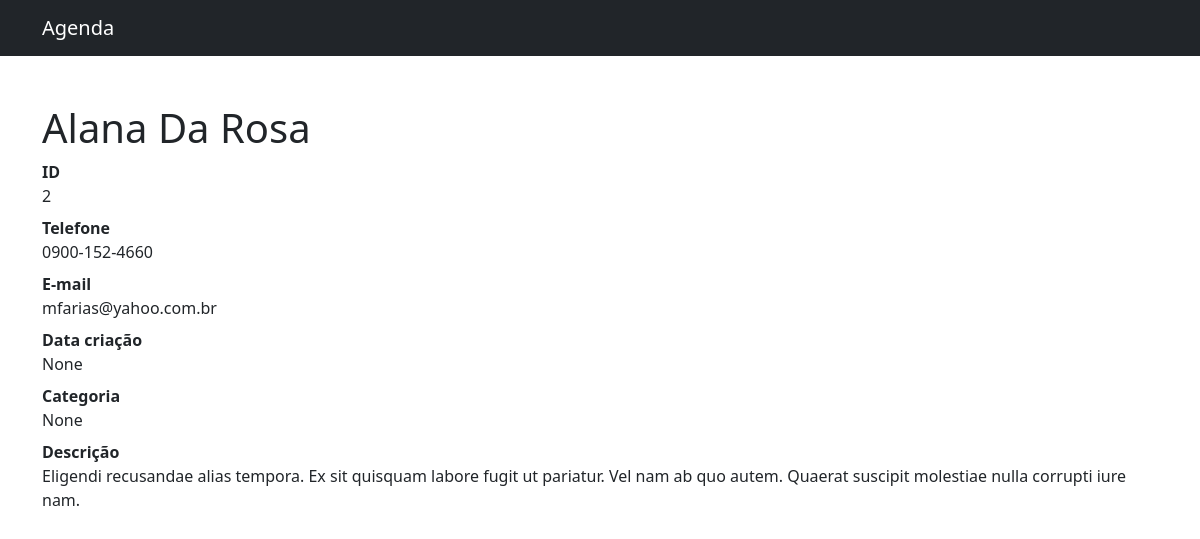
Page /agenda/contato/2/ on the committed database.
### agenda/models.py (models this page shows, shortened)
class Contact(models.Model):
    first_name = models.CharField(max_length=60)
    last_name = models.CharField(max_length=60, blank=True)
    telephone = models.CharField(max_length=20)
    email = models.CharField(max_length=255, blank=True)
    created_in = models.DateTimeField(default=timezone.now)
    description = models.TextField(blank=True)
    category = models.ForeignKey(
        Category, on_delete=models.SET_NULL, null=True)

### agenda/views.py (the view)
# urls.py: path('agenda/contato/<int:id_contact>/', views.contact, name='contact'),
def contact(request, id_contact):
    contact = get_object_or_404(Contact, id=id_contact)
    return render(request, 'agenda/pages/contact.html', context={
        'contact': contact
    })

### agenda/templates/agenda/pages/contact.html (shortened to what this page needs)
{% extends 'global/base.html' %}
{% block content %}
{% include 'agenda/partials/_nav.html' %}
<div class="container">
    <div class="row">
        <div class="col-lg-12">
        <h1 class="mt-5">{{ contact.first_name | title }} {{ contact.last_name | title }}</h1>
        <dl>
            <dt>ID</dt>
            <dd>{{ contact.id }}</dd>
            <dt>Telefone</dt>
            <dd>{{ contact.telephone }}</dd>
            <dt>E-mail</dt>
            <dd>{{ contact.email }}</dd>
            <dt>Data criação</dt>
            <dd>{{ contact.created_in }}</dd>
            <dt>Categoria</dt>
            <dd>{{ contact.category }}</dd>
            <dt>Descrição</dt>
            <dd>{{ contact.description | capfirst }}</dd>
        </dl>
        </div>
    </div>
</div>
{% endblock content %}

### rows in the picture
Contact: first_name "Alana", last_name "Da Rosa", id "2", telephone "0900-152-4660", email "mfarias@yahoo.com.br", created_in "None", category "None", description "Eligendi recusandae alias tempora. Ex sit quisquam labore fugit ut pariatur. Vel nam ab quo autem. Quaerat suscipit molestiae nulla corrupti iure nam."
